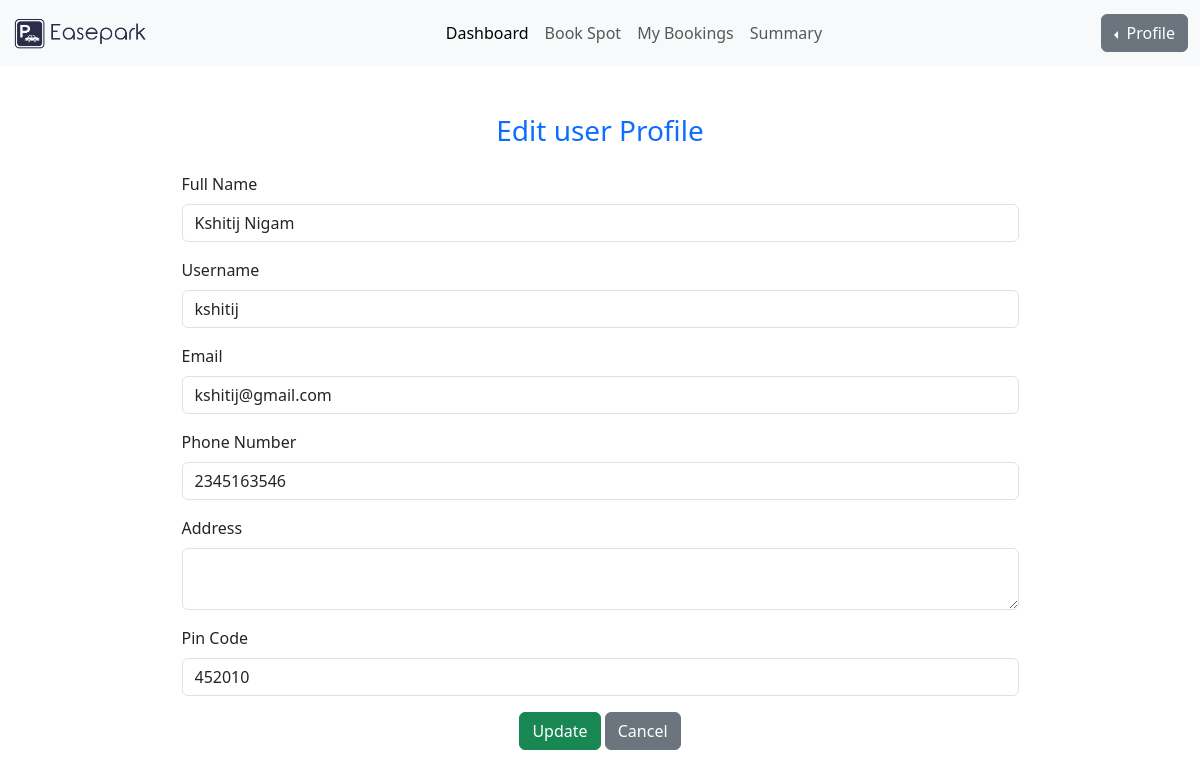
Page /dashboard/profile/edit (signed in) on the earlier database version.
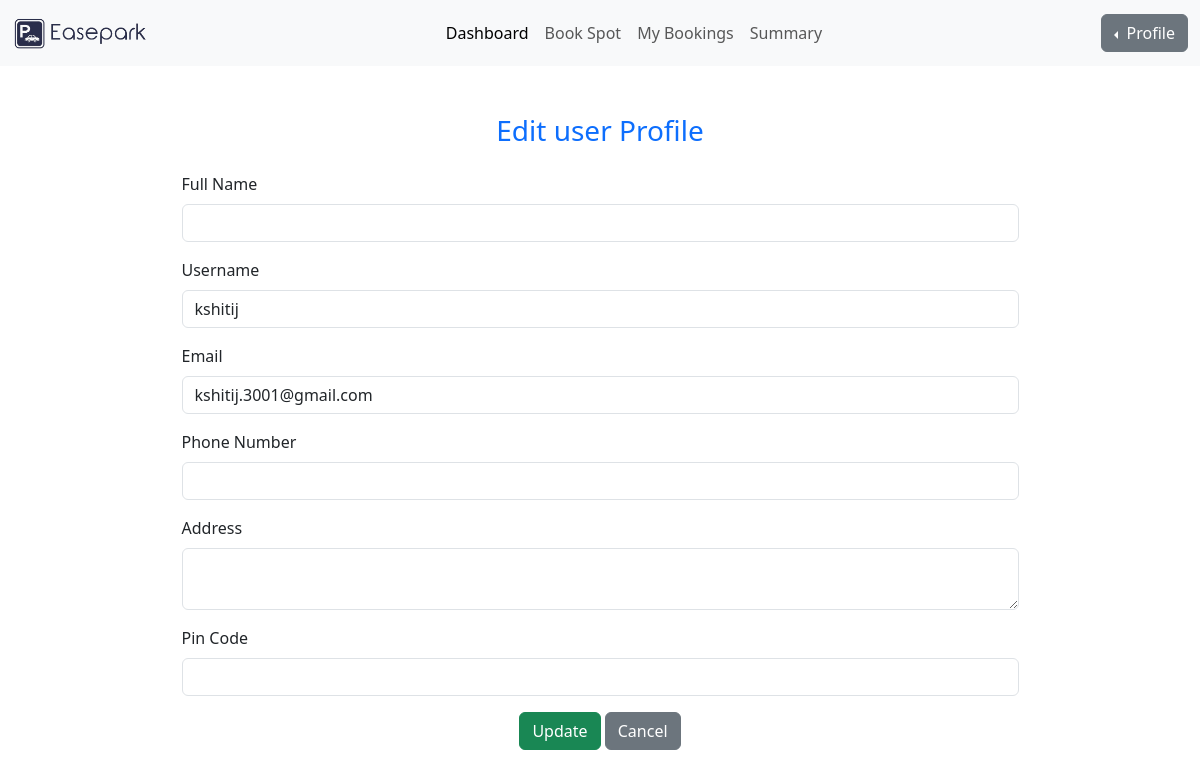
Same page on the later database version.
### models/user_model.py (models this page shows)
class Users(UserMixin, db.Model):
    id = db.Column(db.Integer, primary_key=True)
    username= db.Column(db.String(100) , unique=True , nullable=False)
    email = db.Column(db.String(150), unique=True, nullable=True)
    password= db.Column(db.String(100) , nullable=False)
    role= db.Column(db.String(15), nullable=False)
    full_name = db.Column(db.String(100), nullable=True)
    phone_number = db.Column(db.String(15), unique=True, nullable=True)
    address = db.Column(db.String(255), nullable=True)
    pin_code = db.Column(db.String(10), nullable=True)
    member_since = db.Column(db.DateTime, default=datetime.utcnow)
    total_bookings = db.Column(db.Integer, default=0)
    reservations = db.relationship('Reservation', backref='user', lazy=True)

### controllers/user_routes.py (the view, shortened to what this page needs)
@user_blueprint.route('/profile/edit', methods=['GET','POST'])
@login_required
def user_profile_edit():
    if current_user.role != 'user':
        abort(404)
    user=current_user
    return render_template('user_profile_edit.html',user=user)

### app.py (called while the page is built, shortened)
@login_manager.user_loader
def load_user(user_id):
    return db.session.get(Users, int(user_id))

@app.before_request
def create_admin_user():
    admin = Users.query.filter_by(username='admin').first()

### templates/user_profile_edit.html (shortened to what this page needs)
<!doctype html>
<html lang="en">
<head>
  <link href="https://cdn.jsdelivr.net/npm/bootstrap@5.3.6/dist/css/bootstrap.min.css" rel="stylesheet">
</head>
<body>
  {% include 'user_navbar.html' %}
  <div class="container mt-5">
    <h3 class="text-center text-primary mb-4">Edit user Profile</h3>
    <form method="POST" class="w-75 mx-auto">
      <div class="mb-3">
        <label class="form-label">Full Name</label>
        <input type="text" name="full_name" class="form-control" value="{{ user.full_name or '' }}">
      </div>
      <div class="mb-3">
        <label class="form-label">Username</label>
        <input type="text" name="username" class="form-control" value="{{ user.username }}">
      </div>
      <div class="mb-3">
        <label class="form-label">Email</label>
        <input type="email" name="email" class="form-control" value="{{ user.email or '' }}">
      </div>
      <div class="mb-3">
        <label class="form-label">Phone Number</label>
        <input type="text" name="phone_number" class="form-control" value="{{ user.phone_number or '' }}">
      </div>
      <div class="mb-3">
        <label class="form-label">Address</label>
        <textarea name="address" class="form-control">{{ user.address or '' }}</textarea>
      </div>
      <div class="mb-3">
        <label class="form-label">Pin Code</label>
        <input type="text" name="pin_code" class="form-control" value="{{ user.pin_code or '' }}">
      </div>
      <div class="text-center">
        <button type="submit" class="btn btn-success">Update</button>
        <a href="{{ url_for('user.user_profile_view') }}" class="btn btn-secondary">Cancel</a>
      </div>
    </form>
  </div>
</body>
</html>

Differences in the rows shown:
changed Users "kshitij": email "kshitij@gmail.com" → "kshitij.3001@gmail.com"; full_name "Kshitij Nigam" → (not shown); phone_number "2345163546" → (not shown); pin_code "452010" → (not shown)
